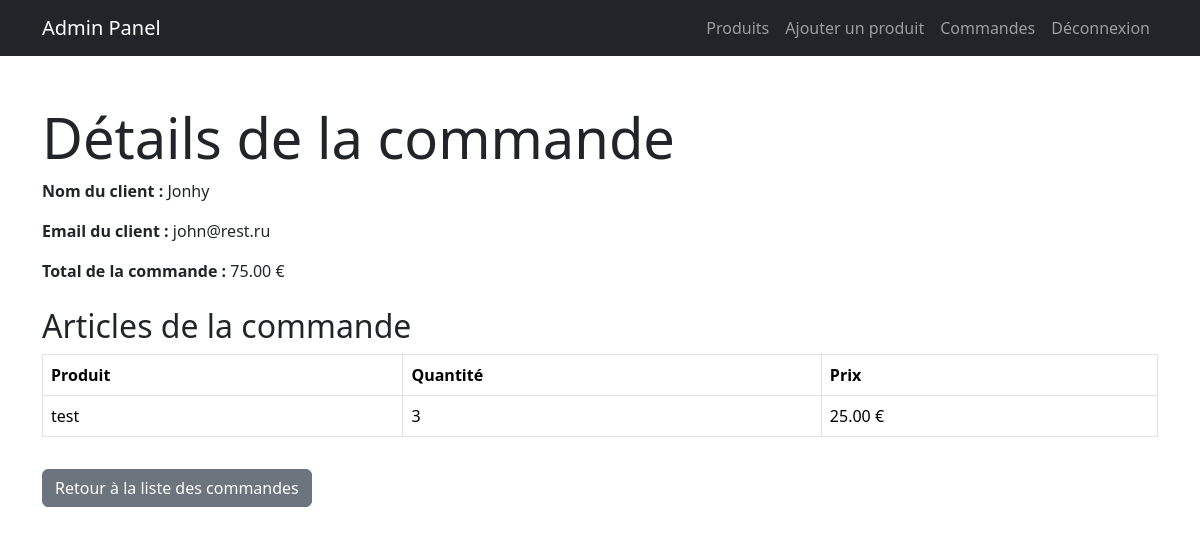
Page /order/view/3 (signed in) on the committed database.
### tables this page shows
CREATE TABLE `orders` (
  `id` int NOT NULL,
  `customer_name` varchar(255) NOT NULL,
  `customer_email` varchar(255) NOT NULL,
  `total` decimal(10,2) NOT NULL,
  `created_at` timestamp NULL DEFAULT CURRENT_TIMESTAMP
);

CREATE TABLE `order_items` (
  `id` int NOT NULL,
  `order_id` int NOT NULL,
  `product_id` int NOT NULL,
  `quantity` int NOT NULL
);

CREATE TABLE `products` (
  `id` int NOT NULL,
  `name` varchar(255) NOT NULL,
  `price` decimal(10,2) NOT NULL
);

### public/index.php (called while the page is built, shortened)
<?php
require_once '../core/Database.php';
require_once '../core/Router.php';
require_once '../app/controllers/OrderController.php';
require_once '../app/models/OrderModel.php';
$router = new Router();
$router->addRoute('/products', 'ProductController', 'index');
$router->addRoute('/product/create', 'ProductController', 'create');
$router->addRoute('/product/store', 'ProductController', 'store');
$router->addRoute('/orders', 'OrderController', 'index');
$router->addRoute('/order/create', 'OrderController', 'create');
$router->addRoute('/order/store', 'OrderController', 'store');
$router->addRoute('/order/view/{id}', 'OrderController', 'view');
$router->addRoute('/order/confirmation', 'OrderController', 'confirmation');
$router->addRoute('/login', 'AuthController', 'login');
$router->addRoute('/register', 'AuthController', 'register');
$router->addRoute('/logout', 'AuthController', 'logout');
$router->handleRequest();

### core/Database.php (called while the page is built, shortened)
<?php
class Database {
    private $host = 'localhost';
    private $dbName = 'commerce';
    private $username = 'eliess';
    private $password = 'Eliess2001#@!';
    public function getConnection() {
        $this->conn = null;
        try {
            $this->conn = new PDO("mysql:host={$this->host};dbname={$this->dbName}", $this->username, $this->password);
            $this->conn->setAttribute(PDO::ATTR_ERRMODE, PDO::ERRMODE_EXCEPTION);
        } catch (PDOException $exception) {
            echo "Erreur de connexion : " . $exception->getMessage();
        }
        return $this->conn;
    }
}

### app/models/OrderModel.php (called while the page is built, shortened)
<?php
class OrderModel {
    private $conn;
    public function __construct() {
        $this->conn = (new Database())->getConnection();
    }
    public function getOrderById($id) {
        $query = "SELECT * FROM orders WHERE id = ?";
        $stmt = $this->conn->prepare($query);
        $stmt->execute([$id]);
        return $stmt->fetch(PDO::FETCH_ASSOC);
    }
    public function getOrderItems($orderId) {
        $query = "SELECT oi.*, p.name, p.price FROM order_items oi
                  JOIN products p ON oi.product_id = p.id
                  WHERE oi.order_id = ?";
        $stmt = $this->conn->prepare($query);
        $stmt->execute([$orderId]);
        return $stmt->fetchAll(PDO::FETCH_ASSOC);
    }
}

### app/views/order_view.php (the view)
<?php include 'partials/header.php'; ?>
<?php include 'partials/navbar.php'; ?>
<div class="container mt-5">
    <h1 class="display-4">Détails de la commande</h1>
    <div class="mb-4">
        <p><strong>Nom du client :</strong> <?= $order['customer_name']; ?></p>
        <p><strong>Email du client :</strong> <?= $order['customer_email']; ?></p>
        <p><strong>Total de la commande :</strong> <?= $order['total']; ?> €</p>
    </div>
    <h2>Articles de la commande</h2>
    <table class="table table-bordered">
        <thead>
            <tr>
                <th>Produit</th>
                <th>Quantité</th>
                <th>Prix</th>
            </tr>
        </thead>
        <tbody>
            <?php foreach ($orderItems as $item): ?>
                <tr>
                    <td><?= $item['name']; ?></td>
                    <td><?= $item['quantity']; ?></td>
                    <td><?= $item['price']; ?> €</td>
                </tr>
            <?php endforeach; ?>
        </tbody>
    </table>
    <a href="/orders" class="btn btn-secondary mt-3">Retour à la liste des commandes</a>
</div>
<?php include 'partials/footer.php'; ?>

### core/Router.php (shortened to what this page needs)
<?php
class Router {
    private $routes = [];
    public function addRoute($url, $controller, $action) {
        $this->routes[rtrim($url, '/')] = ['controller' => $controller, 'action' => $action];
    }
    public function handleRequest() {
        $url = rtrim($_SERVER['REQUEST_URI'], '/');
        foreach ($this->routes as $route => $controllerAction) {
            $routePattern = preg_replace('/\{[a-zA-Z0-9_]+\}/', '([a-zA-Z0-9_]+)', $route);
            if (preg_match('#^' . $routePattern . '$#', $url, $matches)) {
                $controllerName = $controllerAction['controller'];
                $action = $controllerAction['action'];
                $params = array_slice($matches, 1);
                if (class_exists($controllerName)) {
                    $controller = new $controllerName();
                    if (method_exists($controller, $action)) {
                        call_user_func_array([$controller, $action], $params);
                    } else {
                        echo "L'action '$action' n'existe pas.";
                    }
                } else {
                    echo "Le contrôleur '$controllerName' n'existe pas.";
                }
                return;
            }
        }
    }
}

### app/views/partials/navbar.php (shortened to what this page needs)
<nav class="navbar navbar-expand-lg navbar-dark bg-dark">
    <div class="container">
        <a class="navbar-brand" href="#">Admin Panel</a>
        <div class="collapse navbar-collapse" id="navbarNav">
            <ul class="navbar-nav ms-auto">
                <li class="nav-item">
                    <a class="nav-link" href="/products">Produits</a>
                </li>
                <li class="nav-item">
                    <a class="nav-link" href="/product/create">Ajouter un produit</a>
                </li>
                <li class="nav-item">
                    <a class="nav-link" href="/orders">Commandes</a>
                </li>
                <li class="nav-item">
                    <a class="nav-link" href="/logout">Déconnexion</a>
                </li>
            </ul>
        </div>
    </div>
</nav>

### rows in the picture
orders: customer_name "Jonhy", customer_email "john@rest.ru", total "75.00"
order_items: product.name "test", quantity "3", product.price "25.00"
